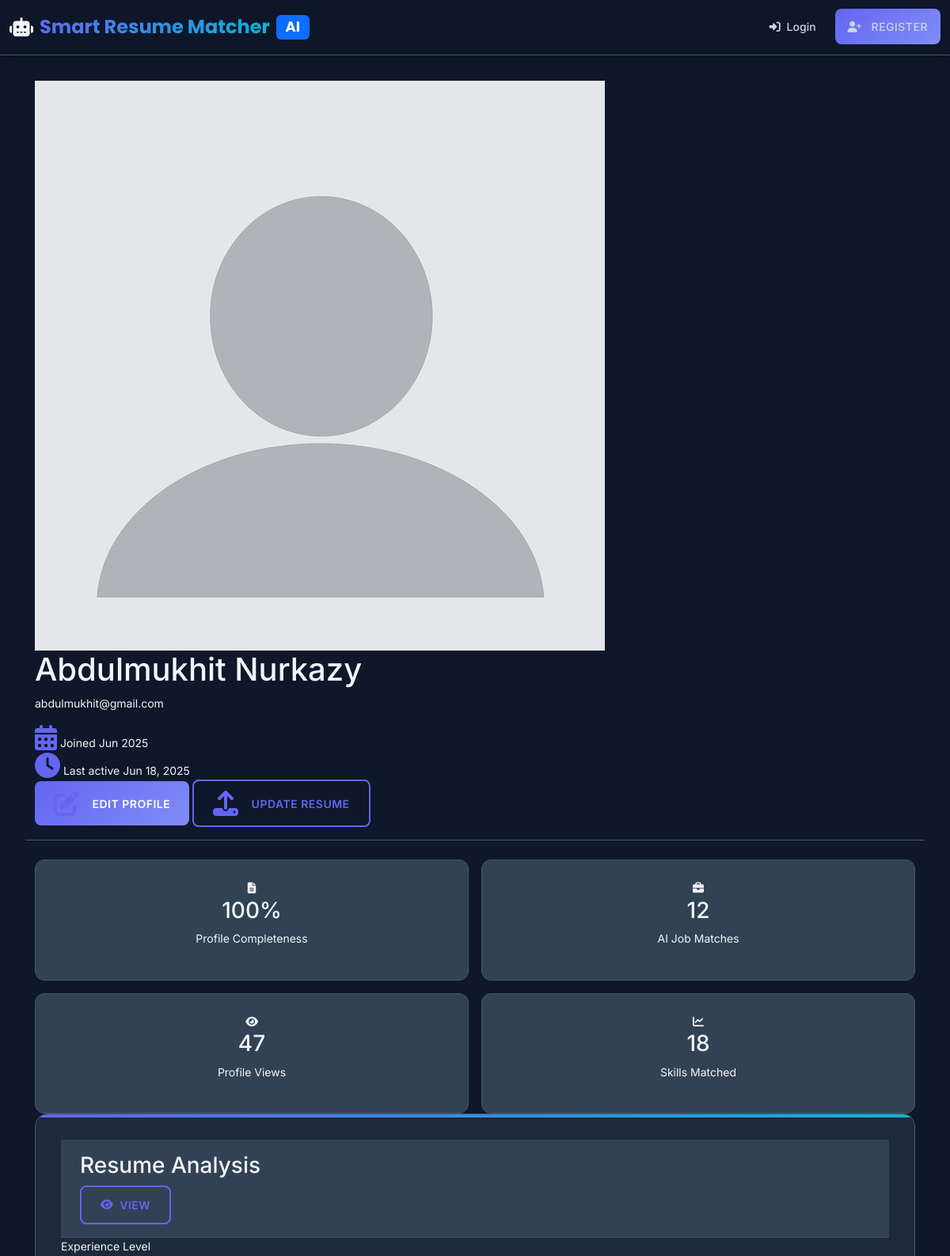
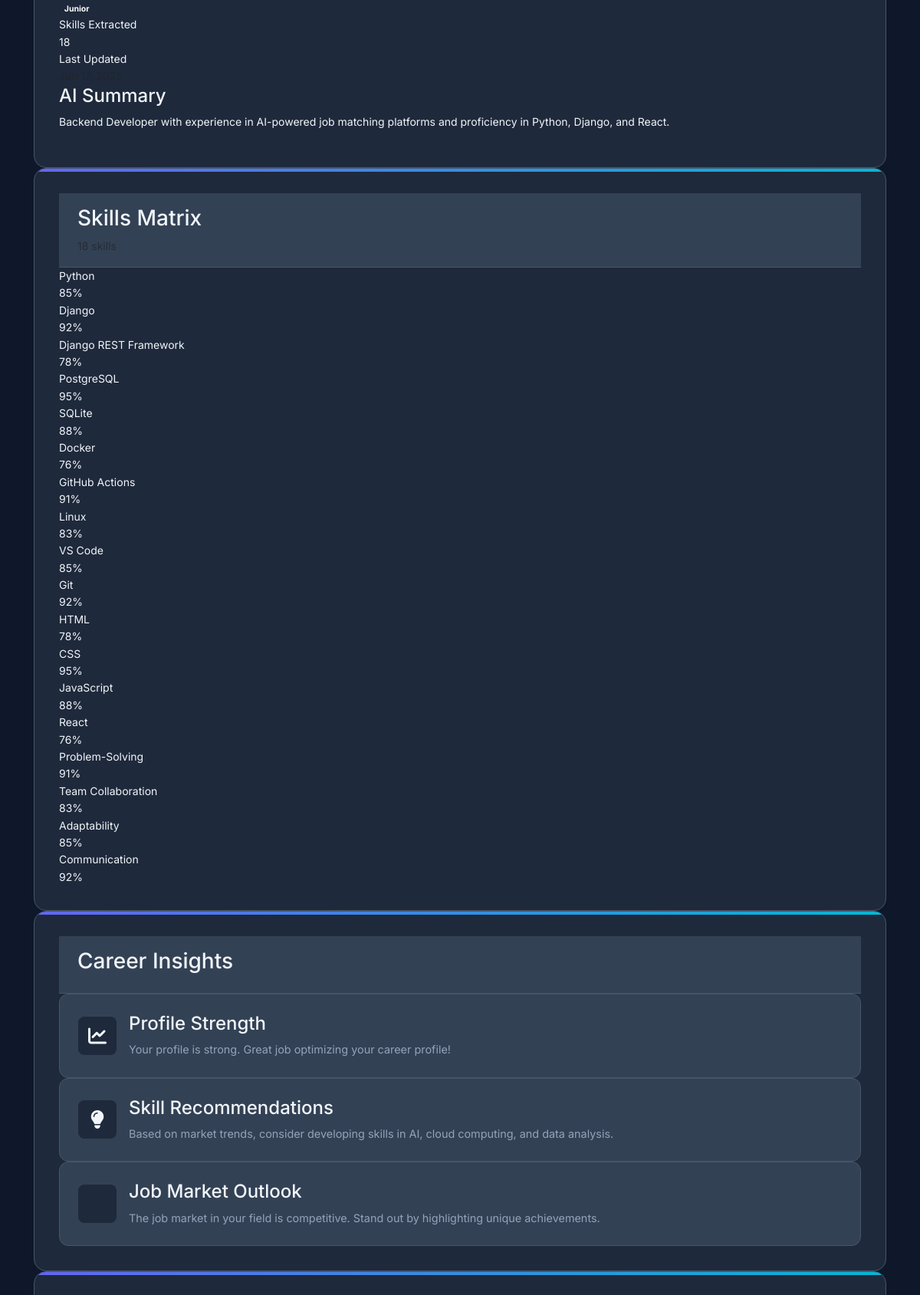
The app's page /profile/ (signed in, upper part) with its own data (2 pictures, top to bottom).
### accounts/models.py (models this page shows, shortened)
class User(AbstractUser):
    email = models.EmailField(unique=True)
    phone = models.CharField(max_length=20, blank=True, null=True)
    profile_picture = SafeImageField(upload_to='profile_pics/', blank=True, null=True)
    is_email_verified = models.BooleanField(default=False)
    created_at = models.DateTimeField(auto_now_add=True)
    updated_at = models.DateTimeField(auto_now=True)
    USERNAME_FIELD = 'email'
    REQUIRED_FIELDS = []  # Remove username from required fields since we use email
    def get_profile_picture_url(self):
        try:
            return None
        except ValueError:
            self.profile_picture = None
            self.save(update_fields=['profile_picture'])
            return None
        except Exception:
            return None

### resumes/models.py (models this page shows, shortened)
class Resume(models.Model):
    STATUS_CHOICES = [
        ('pending', 'Pending Analysis'),
        ('processing', 'Processing'),
        ('completed', 'Analysis Completed'),
        ('completed_with_warnings', 'Completed with Warnings'),
        ('failed', 'Analysis Failed'),
    ]
    user = models.ForeignKey(User, on_delete=models.CASCADE, related_name='resumes')
    file = models.FileField(
        upload_to=resume_upload_path,
        validators=[FileExtensionValidator(allowed_extensions=['pdf'])],
        help_text='Only PDF files are allowed'
    )
    original_filename = models.CharField(max_length=255)
    status = models.CharField(max_length=30, choices=STATUS_CHOICES, default='pending')
    analysis_started_at = models.DateTimeField(null=True, blank=True)
    analysis_completed_at = models.DateTimeField(null=True, blank=True)
    has_extraction_issues = models.BooleanField(default=False)
    error_message = models.TextField(blank=True)
    error_type = models.CharField(max_length=50, blank=True)
    warning_message = models.TextField(blank=True)
    suggestions = models.JSONField(default=list, blank=True)
    raw_text = models.TextField(blank=True)
    extracted_skills = models.JSONField(default=list, blank=True)
    experience_level = models.CharField(max_length=50, blank=True)
    job_titles = models.JSONField(default=list, blank=True)
    education = models.JSONField(default=list, blank=True)
    work_experience = models.JSONField(default=list, blank=True)
    analysis_summary = models.TextField(blank=True)
    confidence_score = models.FloatField(null=True, blank=True)
    file_size = models.PositiveIntegerField(default=0)
    created_at = models.DateTimeField(auto_now_add=True)
    updated_at = models.DateTimeField(auto_now=True)
    is_active = models.BooleanField(default=True)
    class Meta:
        ordering = ['-created_at']
        verbose_name = 'Resume'
        verbose_name_plural = 'Resumes'

### accounts/views.py (the view)
# urls.py: path('profile/', profile_view, name='profile'),  # Session-based fallback
@jwt_login_required
def profile_view(request):
    user = request.user
    try:
        if user.profile_picture and hasattr(user.profile_picture, 'name'):
            if not os.path.exists(os.path.join(settings.MEDIA_ROOT, user.profile_picture.name)):
                user.profile_picture = None
                user.save(update_fields=['profile_picture'])
    except ValueError:
        user.profile_picture = None
        user.save(update_fields=['profile_picture'])
    user_resume = Resume.objects.filter(user=user).order_by('-created_at').first()
    job_applications = JobApplication.objects.filter(user=user).order_by('-applied_date')
    context = {
        'user_resume': user_resume,
        'job_applications': job_applications,
    }
    return render(request, 'accounts/profile.html', context)

### templates/accounts/profile.html (shortened to what this page needs)
{% extends 'base.html' %}
{% load static %}
{% block content %}
<div class="profile-header">
    <div class="container">
        <div class="profile-header-content">
            <div class="profile-info">
                <div class="profile-avatar">
                    <img src="{% firstof user.get_profile_picture_url %}{% static 'images/default-profile.png' %}"
                         alt="Profile Picture"
                         class="avatar-img"
                         onerror="this.src='{% static 'images/default-profile.png' %}'; this.onerror='';">
                </div>
                <div class="profile-details">
                    <h1>{{ user.get_full_name|default:user.username }}</h1>
                    <p class="profile-email">{{ user.email }}</p>
                    <div class="profile-meta">
                        <div class="meta-item">
                            <i class="fas fa-calendar-alt"></i>
                            <span>Joined {{ user.date_joined|date:"M Y" }}</span>
                        </div>
                        <div class="meta-item">
                            <i class="fas fa-clock"></i>
                            <span>Last active {{ user.last_login|date:"M d, Y"|default:"Never" }}</span>
                        </div>
                    </div>
                </div>
            </div>
            <div class="profile-actions">
                <a href="{% url 'edit_profile' %}" class="btn btn-primary">
                    <i class="fas fa-edit me-2"></i> Edit Profile
                </a>
                <a href="{% url 'jwt_resume_upload' %}" class="btn btn-outline-primary">
                    <i class="fas fa-upload me-2"></i> Update Resume
                </a>
            </div>
        </div>
    </div>
</div>
<div class="dashboard-stats">
    <div class="container">
        <div class="stats-grid">
            <div class="stat-card">
                <div class="stat-icon">
                    <i class="fas fa-file-alt"></i>
                </div>
                <div class="stat-content">
                    <h3 id="resume-score">0%</h3>
                    <p>Profile Completeness</p>
                </div>
            </div>
            <div class="stat-card">
                <div class="stat-icon">
                    <i class="fas fa-briefcase"></i>
                </div>
                <div class="stat-content">
                    <h3 id="job-matches">0</h3>
                    <p>AI Job Matches</p>
                </div>
            </div>
            <div class="stat-card">
                <div class="stat-icon">
                    <i class="fas fa-eye"></i>
                </div>
                <div class="stat-content">
                    <h3 id="profile-views">0</h3>
                    <p>Profile Views</p>
                </div>
            </div>
            <div class="stat-card">
                <div class="stat-icon">
                    <i class="fas fa-chart-line"></i>
                </div>
                <div class="stat-content">
                    <h3 id="skill-score">0</h3>
                    <p>Skills Matched</p>
                </div>
            </div>
        </div>
    </div>
</div>
<div class="container">
    <div class="dashboard-layout">
        <div class="dashboard-left">
            <div class="dashboard-card">
                <div class="card-header">
                    <h3>Resume Analysis</h3>
                    {% if user_resume %}
                        <div class="card-actions">
                            <a href="{{ user_resume.file.url }}" class="btn btn-sm btn-outline-primary" target="_blank">
                                <i class="fas fa-eye"></i> View
                            </a>
                        </div>
                    {% endif %}
                </div>
                {% if user_resume %}
                    <div class="card-content">
                        <div class="resume-overview">
                            <div class="overview-item">
                                <div class="overview-label">Experience Level</div>
                                <div class="overview-value">
                                    <span class="badge badge-experience">{{ user_resume.experience_level|title|default:"Not specified" }}</span>
                                </div>
                            </div>
                            <div class="overview-item">
                                <div class="overview-label">Skills Extracted</div>
                                <div class="overview-value">
                                    <span class="highlight-number">{{ user_resume.extracted_skills|length|default:0 }}</span>
                                </div>
                            </div>
                            <div class="overview-item">
                                <div class="overview-label">Last Updated</div>
                                <div class="overview-value">
                                    <span class="text-muted">{{ user_resume.created_at|date:"M d, Y" }}</span>
                                </div>
                            </div>
                        </div>
                        <div class="ai-summary">
                            <h4>AI Summary</h4>
                            <p>{{ user_resume.analysis_summary|default:"Our AI is analyzing your resume to provide personalized insights and recommendations." }}</p>
                        </div>
                    </div>
                {% endif %}
            </div>
            {% if user_resume and user_resume.extracted_skills %}
            <div class="dashboard-card">
                <div class="card-header">
                    <h3>Skills Matrix</h3>
                    <div class="card-actions">
                        <span class="text-muted">{{ user_resume.extracted_skills|length }} skills</span>
                    </div>
                </div>
                <div class="card-content">
                    <div class="skills-matrix">
                        {% for skill in user_resume.extracted_skills %}
                            <div class="skill-item">
                                <div class="skill-name">{{ skill }}</div>
                                <div class="skill-level">
                                    <span class="skill-percentage">{% cycle '85' '92' '78' '95' '88' '76' '91' '83' %}%</span>
                                </div>
                            </div>
                        {% endfor %}
                    </div>
                </div>
            </div>
            {% endif %}
        </div>
        <div class="dashboard-right">
            <div class="dashboard-card">
                <div class="card-header">
                    <h3>Career Insights</h3>
                </div>
                <div class="card-content">
                    <div class="insights-list">
                        <div class="insight-item">
                            <div class="insight-icon success">
                                <i class="fas fa-chart-line"></i>
                            </div>
                            <div class="insight-content">
                                <h4>Profile Strength</h4>
                                <p>Your profile is {% if user_resume %}strong{% else %}incomplete{% endif %}. {% if user_resume %}Great job optimizing your career profile!{% else %}Upload a resume to improve your visibility.{% endif %}</p>
                            </div>
                        </div>
                        <div class="insight-item">
                            <div class="insight-icon info">
                                <i class="fas fa-lightbulb"></i>
                            </div>
                            <div class="insight-content">
                                <h4>Skill Recommendations</h4>
                                <p>Based on market trends, consider developing skills in AI, cloud computing, and data analysis.</p>
                            </div>
                        </div>
                        <div class="insight-item">
                            <div class="insight-icon warning">
                            </div>
                            <div class="insight-content">
                                <h4>Job Market Outlook</h4>
                                <p>The job market in your field is competitive. Stand out by highlighting unique achievements.</p>
                            </div>
                        </div>
                    </div>
                </div>
            </div>
            <div class="dashboard-card">
            </div>
        </div>
    </div>
</div>
{% endblock %}

### static/css/modern-theme-fixed.css (style rules this page uses)
:root { --primary-color: #6366f1; --primary-light: #818cf8; --primary-dark: #4f46e5; --secondary-color: #8b5cf6; --accent-color: #06b6d4; --success-color: #10b981; --warning-color: #f59e0b; --danger-color: #ef4444; --info-color: #3b82f6; --background-color: #0f172a; --surface-color: #1e293b; --card-color: #334155; --border-color: #475569; --text-color: #f1f5f9; --text-muted: #94a3b8; --text-secondary: #cbd5e1; --navbar-height: 70px; --sidebar-width: 280px; --content-max-width: 1400px; --border-radius: 8px; --border-radius-lg: 12px; --border-radius-xl: 16px; --shadow: 0 4px 16px rgba(0, 0, 0, 0.3); --shadow-lg: 0 10px 40px rgba(0, 0, 0, 0.4); --transition: all 0.2s ease-in-out; --font-primary: 'Inter', -apple-system, BlinkMacSystemFont, 'Segoe UI', Roboto, sans-serif; --font-display: 'Poppins', -apple-system, BlinkMacSystemFont, 'Segoe UI', Roboto, sans-serif; }
* { box-sizing: border-box; }
html { height: 100%; scroll-behavior: smooth; }
body { font-family: var(--font-primary); font-size: 14px; line-height: 1.6; color: var(--text-color); background: var(--background-color); margin: 0; padding: 0; min-height: 100vh; overflow-x: hidden; }
.stats-grid { display: grid; grid-template-columns: 1fr; gap: 1rem; }
.stat-card { background: var(--card-color); border: 1px solid var(--border-color); border-radius: var(--border-radius-lg); padding: 1.25rem; text-align: center; transition: all 0.3s ease; }
.stats-grid { display: grid; grid-template-columns: 1fr 1fr; gap: 1rem; }
.stat-card { background: var(--card-color); border-radius: var(--border-radius); padding: 1rem; text-align: center; border: 1px solid var(--border-color); }
.btn { border-radius: var(--border-radius); font-weight: 500; padding: 0.75rem 1.5rem; transition: var(--transition); border: none; cursor: pointer; text-decoration: none; display: inline-flex; align-items: center; justify-content: center; gap: 0.5rem; position: relative; overflow: hidden; }
.btn::before { content: ''; position: absolute; top: 0; left: -100%; width: 100%; height: 100%; background: linear-gradient(90deg, transparent, rgba(255, 255, 255, 0.1), transparent); transition: left 0.5s; }
.btn-primary { background: linear-gradient(135deg, var(--primary-color), var(--primary-light)); border: none; font-weight: 600; letter-spacing: 0.5px; text-transform: uppercase; font-size: 0.875rem; padding: 0.75rem 1.5rem; transition: all 0.3s ease; position: relative; overflow: hidden; }
.btn-outline-primary { border: 2px solid var(--primary-color); color: var(--primary-color); background: transparent; font-weight: 600; letter-spacing: 0.5px; text-transform: uppercase; font-size: 0.875rem; padding: 0.75rem 1.5rem; transition: all 0.3s ease; }
.card-header { background: var(--card-color); border-bottom: 1px solid var(--border-color); padding: 1rem 1.5rem; color: var(--text-color); }
.dashboard-card { background: var(--surface-color); border: 1px solid var(--border-color); border-radius: var(--border-radius-xl); padding: 2rem; transition: all 0.3s ease; position: relative; overflow: hidden; }
.dashboard-card::before { content: ''; position: absolute; top: 0; left: 0; right: 0; height: 4px; background: linear-gradient(90deg, var(--primary-color), var(--accent-color)); }
.stat-card { background: var(--card-color); border: 1px solid var(--border-color); border-radius: var(--border-radius-lg); padding: 1.5rem; text-align: center; transition: all 0.3s ease; }
.profile-header { display: flex; align-items: center; gap: 1rem; margin-bottom: 1.5rem; padding-bottom: 1rem; border-bottom: 1px solid var(--border-color); }
.profile-header i { font-size: 2rem; color: var(--primary-color); }
.insight-item { display: flex; align-items: center; gap: 1rem; background: var(--card-color); padding: 1.5rem; border-radius: var(--border-radius-lg); border: 1px solid var(--border-color); }
.insight-icon { width: 50px; height: 50px; display: flex; align-items: center; justify-content: center; background: var(--surface-color); border-radius: var(--border-radius); font-size: 1.5rem; flex-shrink: 0; }
.insight-content p { margin-bottom: 0; color: var(--text-muted); font-size: 0.9rem; }
.me-2 { margin-right: 0.5rem !important; }

### records on screen
User: get_full_name "Abdulmukhit Nurkazy", email "abdulmukhit@gmail.com", date_joined "Jun 2025", last_login "Jun 18, 2025"
Resume: experience_level "Junior", extracted_skills|length "18", analysis_summary "Backend Developer with experience in AI-powered job matching platforms and proficiency in Python, Django, and React."

### other values on screen
{{ skill }} "Python" "Django" "Django REST Framework" "PostgreSQL" "SQLite" "Docker" "GitHub Actions" "Linux" "VS Code" "Git" "HTML" "CSS" "JavaScript" "React" "Problem-Solving" "Team Collaboration" "Adaptability" "Communication"
